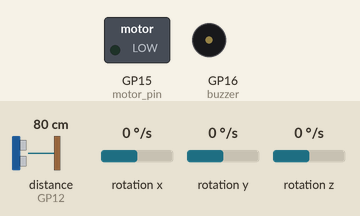
This program was run on a simulated Raspberry Pi Pico running MicroPython. Parts: switched loads named in the program (green lamp = pin HIGH), buzzer (waves = sounding, pin HIGH). The test bench sets the inputs (shaded band); at power-on: rotation x 0 °/s, distance to the obstacle (sensor on GP12) 80 cm, rotation y 0 °/s, rotation z 0 °/s. The echo pulse lasts 58.3 µs per cm; pins used as bus, display or sensor lines are not drawn; what the program prints to the serial console is not drawn.

Above: at 1.2 s.
1.3 s: rotation x set to -23 °/s
4.3 s: rotation x set to -29 °/s
At 4.7 s:
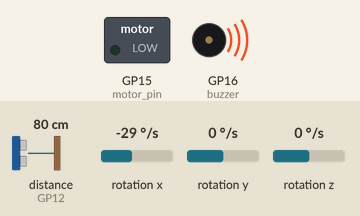
7.3 s: distance to the obstacle (sensor on GP12) set to 22 cm
10.3 s: distance to the obstacle (sensor on GP12) set to 17 cm
At 11.9 s:
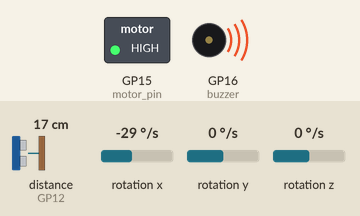
13.3 s: distance to the obstacle (sensor on GP12) set to 35 cm
At 14.2 s:
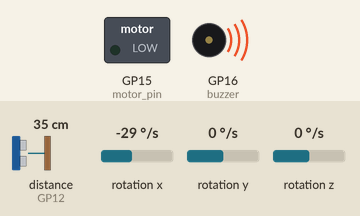
16.3 s: distance to the obstacle (sensor on GP12) set to 2 cm
At 17.4 s:
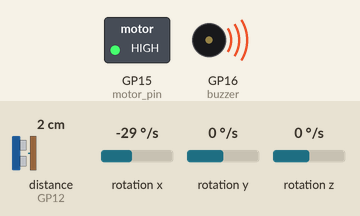
Timing chart, 0 to 20.3 s (numbered marks = the images above; inputs shaded):
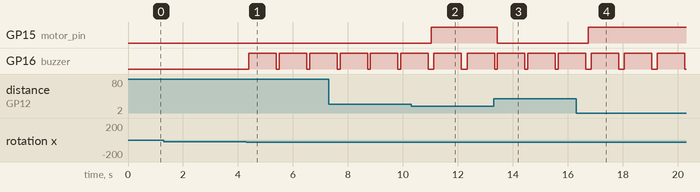

The program:

PicoWithoutWifi.py
```python
import machine
import utime
from imu import MPU6050

trigger = machine.Pin(13, machine.Pin.OUT)
echo = machine.Pin(12, machine.Pin.IN)
MOTOR_PIN = 15  # Change this to the actual GPIO pin number for the motor

def ultra():
    trigger.low()
    utime.sleep_us(2)
    trigger.high()
    utime.sleep_us(5)
    trigger.low()

    while echo.value() == 0:
        signaloff = utime.ticks_us()
    while echo.value() == 1:
        signalon = utime.ticks_us()

    timepassed = signalon - signaloff
    distance = (timepassed * 0.0343) / 2

    if 1 <= distance <= 20:
        print("The distance from the object is {:.2f} cm".format(distance))
        start_vibrating()
        utime.sleep(0.1)  # Pause for a short duration
    else:
        print("Out of range")
        stop_vibrating()

def start_vibrating():
    motor_pin = machine.Pin(MOTOR_PIN, machine.Pin.OUT)
    motor_pin.value(1)  # Turn on the motor

def stop_vibrating():
    motor_pin = machine.Pin(MOTOR_PIN, machine.Pin.OUT)
    motor_pin.value(0)  # Turn off the motor

def buzz(duration_ms):
    buzzer.on()
    utime.sleep_ms(duration_ms)
    buzzer.off()

# Define the GPIO pin numbers
BUZZER_PIN = 16
WATER_SENSOR_PIN = 17  # Replace with the actual GPIO pin for the water sensor

# Initialize the GPIO pins
buzzer = machine.Pin(BUZZER_PIN, machine.Pin.OUT)
water_sensor = machine.Pin(WATER_SENSOR_PIN, machine.Pin.IN)

# Create an instance of MPU6050
i2c = machine.I2C(0, sda=machine.Pin(4), scl=machine.Pin(5), freq=400000)
imu = MPU6050(i2c)

# Main loop
try:
    while True:
        ultra()

        # Read gyro values
        gx = round(imu.gyro.x)
        gy = round(imu.gyro.y)
        gz = round(imu.gyro.z)

        # Calculate the angle (slope) using gyro values for the X-axis (replace with your actual logic)
        angle = gx * 0.4  # This is a placeholder calculation, adjust based on your sensor's characteristics

        # Read water sensor value
        water_detected = water_sensor.value()  # Assumes HIGH when water is detected

        # Debug information
        print("gx", gx, "\t", "gy", gy, "\t", "gz", gz, "\t", "Angle", angle, "\t", end="\r")

        # Check if the angle is greater than a certain threshold or water is detected
        if abs(angle) > 10:
            print("Angle exceeds threshold. Buzzing.")
            buzz(1000)  # Buzzer buzzes for 100 ms when the angle is sloped

        if water_detected:
            print("Water detected. Buzzing.")
            buzz(1000)  # Buzzer buzzes for 100 ms when water is detected

        utime.sleep(0.1)  # Delay between distance measurements and gyro/water sensor readings

except KeyboardInterrupt:
    stop_vibrating()
    print("\nProgram stopped. Vibration stopped.")
```

Measured:
- the behaviour switches between -25 and -26 °/s on rotation x (found by bisection; images 0 and 1)
- the behaviour switches between 20 and 19 cm on distance to the obstacle (sensor on GP12) (found by bisection; images 1 and 2)
- after the input at 1.3 s, every drawn part: stays the same
- after the input at 4.3 s, GP16 (buzzer): alternates HIGH for 1.0 s and LOW for 0.11 s, starting after 0.10 s
- after the input at 10.3 s, GP15 (motor_pin): LOW → HIGH after 0.73 s
- after the input at 13.3 s, GP15 (motor_pin): HIGH → LOW after 0.14 s
- after the input at 16.3 s, GP15 (motor_pin): LOW → HIGH after 0.45 s
